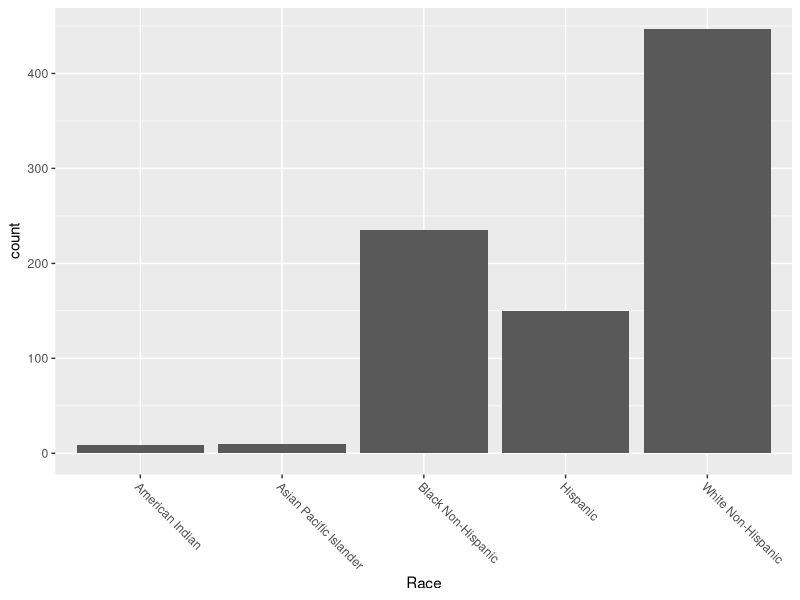
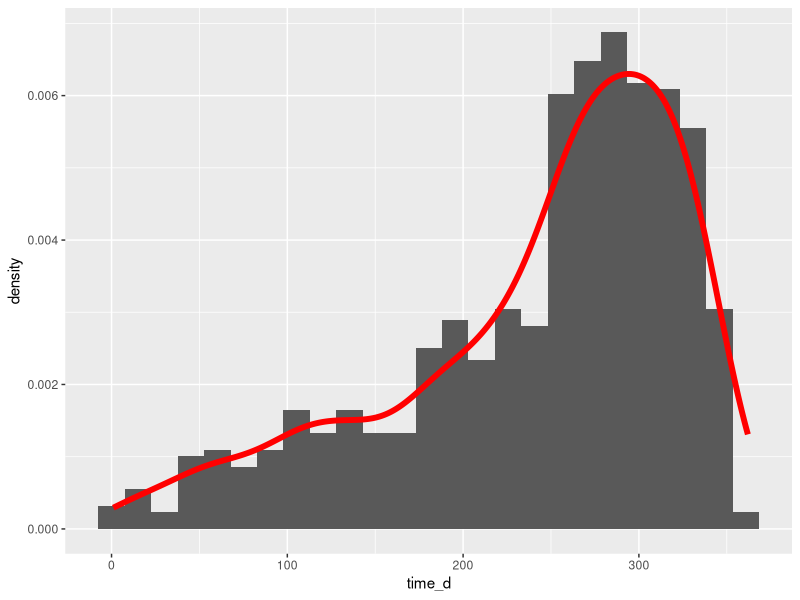
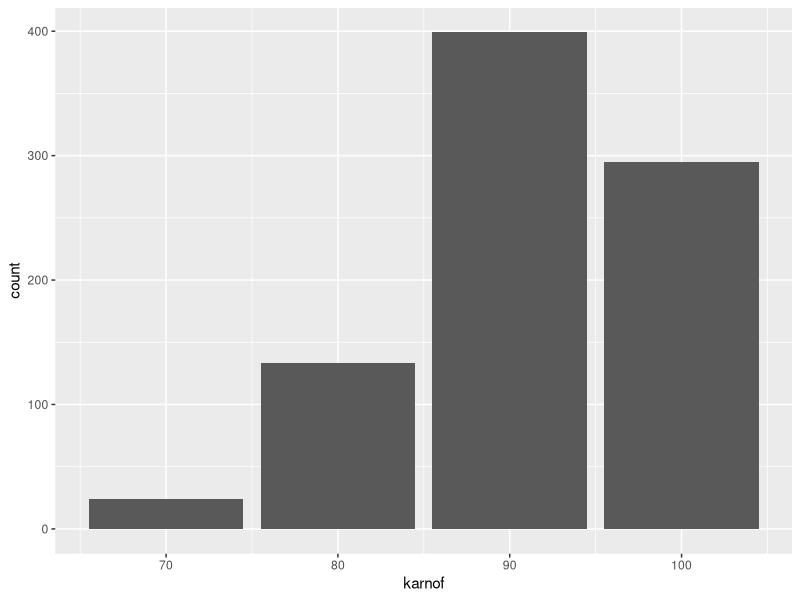
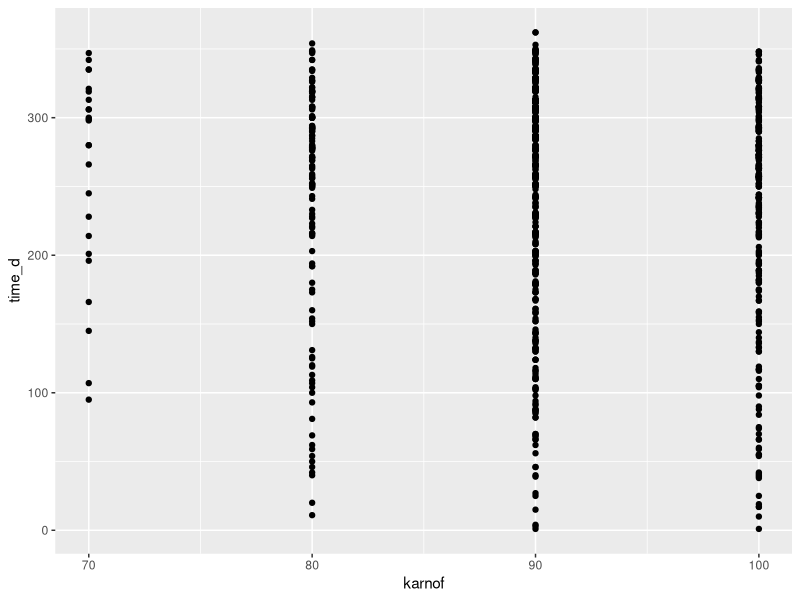
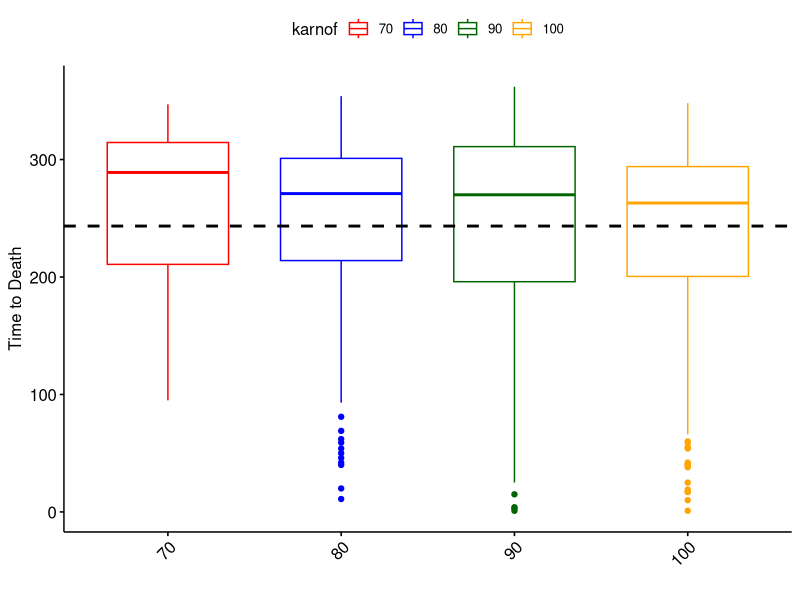

Generate these figures, in order, with R:
## ---- chunk 1
knitr::opts_chunk$set(message=FALSE, warning=FALSE, fig.height=2.75, fig.width=4.5, fig.align = "center")
library(tidyverse)

library(readr)
library(broom)
library(ggpubr)

#TEST

options(digits=5)
## ---- chunk 2

aids <- read_csv("AIDSdata.csv")

# Change from M => 1, F => 2 to 
#             M => 0, F => 1


aids <- aids %>%
    mutate(sex=replace(sex, which(sex ==1),0 )) %>%
    mutate(sex=replace(sex, which(sex ==2),1 )) %>%
    as.data.frame()

aids <- aids %>%
    mutate(raceth=replace(raceth, which(raceth == 1), "White Non-Hispanic" )) %>%
    mutate(raceth=replace(raceth, which(raceth == 2), "Black Non-Hispanic" )) %>%
    mutate(raceth=replace(raceth, which(raceth == 3), "Hispanic" )) %>%
    mutate(raceth=replace(raceth, which(raceth == 4), "Asian Pacific Islander" )) %>%
    mutate(raceth=replace(raceth, which(raceth == 5), "American Indian" )) %>%
    mutate(raceth=replace(raceth, which(raceth == 6), "Other" )) %>%
    as.data.frame()
aids$raceth <- as.factor(aids$raceth)

aids <-  aids %>% arrange(id)
  

## ---- chunk 3

summary(aids)

aids %>% ggplot() +
  geom_bar( aes(x = as.factor(raceth))) +
  xlab('Race') +
  theme(axis.text.x=element_text(angle = -45, hjust = 0))



aids %>% ggplot(aes(x = time_d, y = ..density..)) +
  geom_histogram(bins = 25) +
  geom_density(col = 'red', lwd = 2, alpha = 0.5)



aids %>% ggplot(aes(x = karnof)) +
  geom_bar()

# The health of the majority of the individuals of the dataset


aids %>% ggplot(aes(x = karnof, y = time_d))+
  geom_point()

ggboxplot(data = aids,x = "karnof", y = "time_d", color = "karnof", palette = c("red","blue", "darkgreen", "orange"),  xlab = "", ylab = "Time to Death") +
  theme(axis.text.x = element_text(angle = 45, hjust = 1))+
  geom_hline(yintercept = mean(aids$time_d), col = "black", lwd = 1, lty = 'dashed') # dashed line is man time to death



